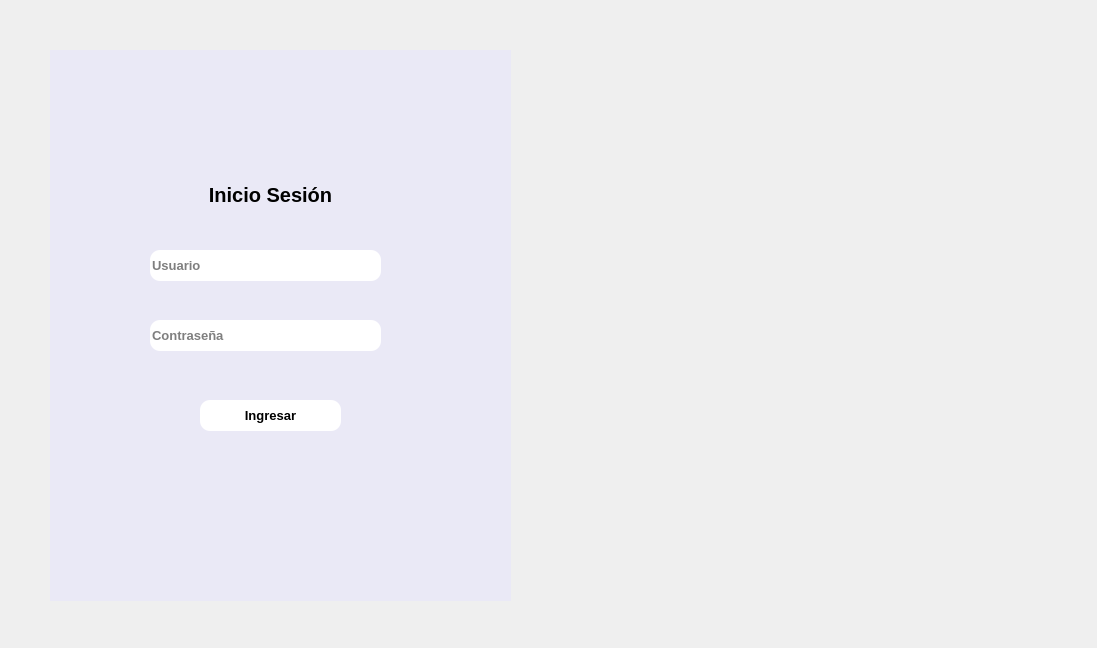
<?xml version="1.0" encoding="UTF-8"?>
<ui version="4.0">
 <class>MainWindow</class>
 <widget class="QMainWindow" name="MainWindow">
  <property name="geometry">
   <rect>
    <x>0</x>
    <y>0</y>
    <width>1097</width>
    <height>648</height>
   </rect>
  </property>
  <property name="windowTitle">
   <string>Ventana Ingreso</string>
  </property>
  <property name="styleSheet">
   <string notr="true">alternate-background-color: rgb(255, 255, 255);</string>
  </property>
  <widget class="QWidget" name="centralwidget">
   <widget class="QWidget" name="widget_2" native="true">
    <property name="geometry">
     <rect>
      <x>50</x>
      <y>50</y>
      <width>461</width>
      <height>551</height>
     </rect>
    </property>
    <property name="styleSheet">
     <string notr="true">background-color: rgb(246, 241, 244);
background-color: rgb(234, 233, 246);</string>
    </property>
    <widget class="QLabel" name="label_3">
     <property name="geometry">
      <rect>
       <x>100</x>
       <y>130</y>
       <width>241</width>
       <height>31</height>
      </rect>
     </property>
     <property name="font">
      <font>
       <pointsize>15</pointsize>
       <italic>false</italic>
       <bold>true</bold>
      </font>
     </property>
     <property name="text">
      <string>&lt;html&gt;&lt;head/&gt;&lt;body&gt;&lt;p align=&quot;center&quot;&gt;&lt;span style=&quot; color:#000000;&quot;&gt;Inicio Sesión&lt;/span&gt;&lt;/p&gt;&lt;/body&gt;&lt;/html&gt;</string>
     </property>
    </widget>
    <widget class="QLineEdit" name="campo_usuario">
     <property name="geometry">
      <rect>
       <x>100</x>
       <y>200</y>
       <width>231</width>
       <height>31</height>
      </rect>
     </property>
     <property name="minimumSize">
      <size>
       <width>200</width>
       <height>0</height>
      </size>
     </property>
     <property name="font">
      <font>
       <pointsize>10</pointsize>
       <italic>false</italic>
       <bold>true</bold>
      </font>
     </property>
     <property name="styleSheet">
      <string notr="true">background-color: rgb(255, 255, 255);border-radius: 10px;</string>
     </property>
     <property name="text">
      <string/>
     </property>
     <property name="placeholderText">
      <string>Usuario</string>
     </property>
    </widget>
    <widget class="QLineEdit" name="campo_password">
     <property name="geometry">
      <rect>
       <x>100</x>
       <y>270</y>
       <width>231</width>
       <height>31</height>
      </rect>
     </property>
     <property name="font">
      <font>
       <pointsize>10</pointsize>
       <italic>false</italic>
       <bold>true</bold>
      </font>
     </property>
     <property name="styleSheet">
      <string notr="true">background-color: rgb(255, 255, 255);border-radius: 10px;</string>
     </property>
     <property name="text">
      <string/>
     </property>
     <property name="echoMode">
      <enum>QLineEdit::Password</enum>
     </property>
     <property name="placeholderText">
      <string>Contraseña</string>
     </property>
    </widget>
    <widget class="QPushButton" name="boton_ingresar">
     <property name="geometry">
      <rect>
       <x>150</x>
       <y>350</y>
       <width>141</width>
       <height>31</height>
      </rect>
     </property>
     <property name="font">
      <font>
       <pointsize>10</pointsize>
       <italic>false</italic>
       <bold>true</bold>
      </font>
     </property>
     <property name="styleSheet">
      <string notr="true">background-color: rgb(255, 255, 255);border-radius: 10px;</string>
     </property>
     <property name="text">
      <string notr="true">Ingresar</string>
     </property>
    </widget>
   </widget>
   <widget class="QLabel" name="label">
    <property name="geometry">
     <rect>
      <x>510</x>
      <y>50</y>
      <width>511</width>
      <height>551</height>
     </rect>
    </property>
    <property name="text">
     <string/>
    </property>
    <property name="pixmap">
     <pixmap>../imagen.png</pixmap>
    </property>
    <property name="scaledContents">
     <bool>true</bool>
    </property>
   </widget>
   <widget class="QLabel" name="label_2">
    <property name="geometry">
     <rect>
      <x>510</x>
      <y>50</y>
      <width>541</width>
      <height>551</height>
     </rect>
    </property>
    <property name="text">
     <string/>
    </property>
    <property name="pixmap">
     <pixmap>imagen.png</pixmap>
    </property>
    <property name="scaledContents">
     <bool>true</bool>
    </property>
   </widget>
  </widget>
 </widget>
 <resources/>
 <connections/>
</ui>
